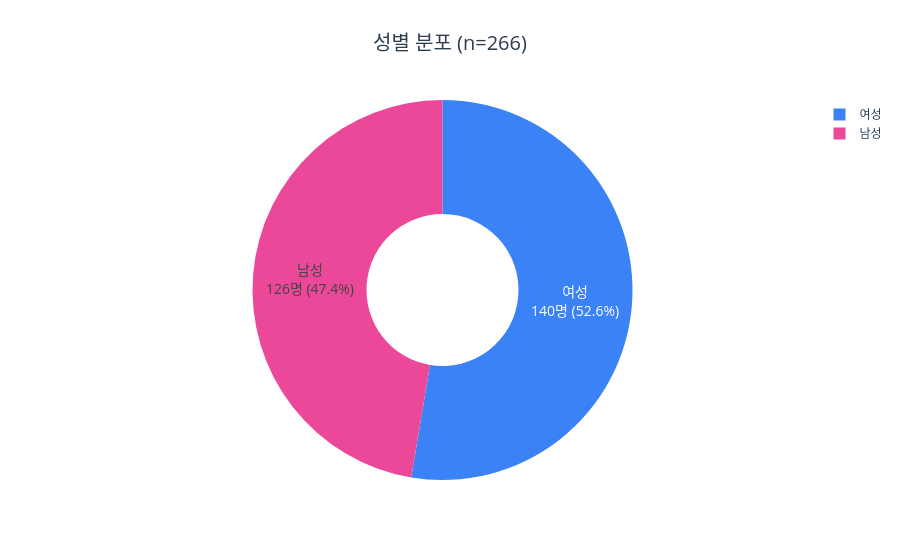

Write notebook code for a chart like this one.
### Code cell
fig = go.Figure(go.Pie(
    labels=gender_counts['성별'],
    values=gender_counts['응답자 수'],
    marker_colors=['#3B82F6', '#EC4899'],
    texttemplate='%{label}<br>%{value}명 (%{percent})',
    textfont=dict(size=14),
    hole=0.4,
))
fig.update_layout(
    title=dict(text=f'성별 분포 (n={len(df)})', x=0.5, xanchor='center', font=dict(size=20, color='#2c3e50')),
    paper_bgcolor='white',
)
fig.show()

### Figure 1 — Plotly figure (JSON) as saved in the notebook; plotly's stock layout.template omitted (floating-point values rounded to 4 significant figures)
{"data": [{"hole": 0.4, "labels": ["여성", "남성"], "marker": {"colors": ["#3B82F6", "#EC4899"]}, "textfont": {"size": 14}, "texttemplate": "%{label}<br>%{value}명 (%{percent})", "type": "pie", "values": [140, 126]}], "layout": {"paper_bgcolor": "white", "title": {"font": {"color": "#2c3e50", "size": 20}, "text": "성별 분포 (n=266)", "x": 0.5, "xanchor": "center"}}}
